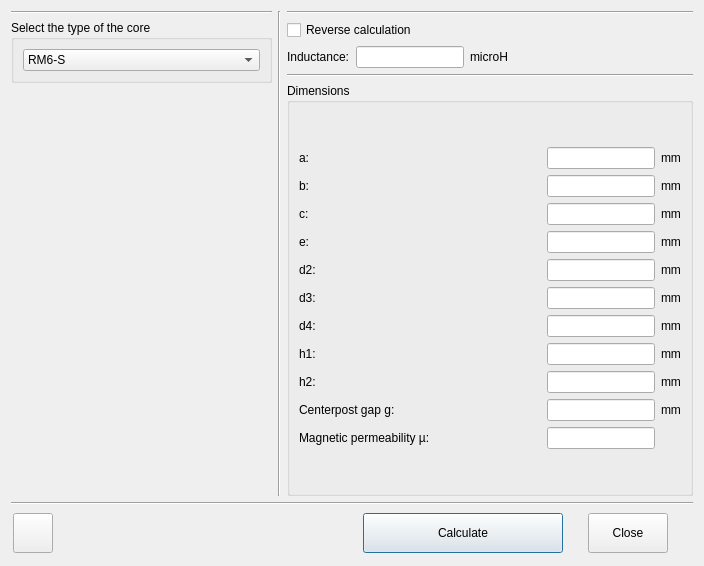
<?xml version="1.0" encoding="UTF-8"?>
<ui version="4.0">
 <class>RMcore</class>
 <widget class="QDialog" name="RMcore">
  <property name="windowModality">
   <enum>Qt::WindowModal</enum>
  </property>
  <property name="geometry">
   <rect>
    <x>0</x>
    <y>0</y>
    <width>704</width>
    <height>566</height>
   </rect>
  </property>
  <property name="sizePolicy">
   <sizepolicy hsizetype="Fixed" vsizetype="Fixed">
    <horstretch>0</horstretch>
    <verstretch>0</verstretch>
   </sizepolicy>
  </property>
  <property name="minimumSize">
   <size>
    <width>704</width>
    <height>566</height>
   </size>
  </property>
  <property name="windowTitle">
   <string>RM core coil</string>
  </property>
  <property name="windowIcon">
   <iconset resource="res.qrc">
    <normaloff>:/menu_ico/res/ico1-rm-core.png</normaloff>:/menu_ico/res/ico1-rm-core.png</iconset>
  </property>
  <property name="locale">
   <locale language="English" country="UnitedStates"/>
  </property>
  <layout class="QVBoxLayout" name="verticalLayout">
   <item>
    <layout class="QHBoxLayout" name="horizontalLayout">
     <item>
      <layout class="QVBoxLayout" name="verticalLayout_5">
       <property name="sizeConstraint">
        <enum>QLayout::SetMinimumSize</enum>
       </property>
       <item>
        <widget class="Line" name="line_4">
         <property name="orientation">
          <enum>Qt::Horizontal</enum>
         </property>
        </widget>
       </item>
       <item>
        <widget class="QGroupBox" name="groupBox">
         <property name="sizePolicy">
          <sizepolicy hsizetype="Preferred" vsizetype="Fixed">
           <horstretch>0</horstretch>
           <verstretch>0</verstretch>
          </sizepolicy>
         </property>
         <property name="title">
          <string>Select the type of the core</string>
         </property>
         <layout class="QVBoxLayout" name="verticalLayout_3">
          <item>
           <widget class="QComboBox" name="comboBox">
            <item>
             <property name="text">
              <string notr="true">RM6-S</string>
             </property>
            </item>
            <item>
             <property name="text">
              <string notr="true">RM6-R</string>
             </property>
            </item>
            <item>
             <property name="text">
              <string notr="true">RM7</string>
             </property>
            </item>
            <item>
             <property name="text">
              <string notr="true">RM4, RM5, RM8, RM10, RM12, RM14</string>
             </property>
            </item>
           </widget>
          </item>
         </layout>
        </widget>
       </item>
       <item>
        <widget class="QLabel" name="image">
         <property name="sizePolicy">
          <sizepolicy hsizetype="Fixed" vsizetype="Preferred">
           <horstretch>0</horstretch>
           <verstretch>0</verstretch>
          </sizepolicy>
         </property>
         <property name="text">
          <string notr="true"/>
         </property>
         <property name="pixmap">
          <pixmap resource="res.qrc">:/images/res/rm-core1.png</pixmap>
         </property>
         <property name="alignment">
          <set>Qt::AlignCenter</set>
         </property>
        </widget>
       </item>
      </layout>
     </item>
     <item>
      <widget class="Line" name="line_2">
       <property name="orientation">
        <enum>Qt::Vertical</enum>
       </property>
      </widget>
     </item>
     <item>
      <layout class="QVBoxLayout" name="verticalLayout_2">
       <item>
        <widget class="Line" name="line">
         <property name="orientation">
          <enum>Qt::Horizontal</enum>
         </property>
        </widget>
       </item>
       <item>
        <widget class="QCheckBox" name="checkBox_isReverce">
         <property name="text">
          <string>Reverse calculation</string>
         </property>
        </widget>
       </item>
       <item>
        <layout class="QGridLayout" name="gridLayout">
         <item row="0" column="0">
          <widget class="QLabel" name="label_N">
           <property name="text">
            <string notr="true">Inductance:</string>
           </property>
           <property name="wordWrap">
            <bool>true</bool>
           </property>
          </widget>
         </item>
         <item row="0" column="1">
          <widget class="QLineEdit" name="lineEdit_N">
           <property name="sizePolicy">
            <sizepolicy hsizetype="Fixed" vsizetype="Fixed">
             <horstretch>0</horstretch>
             <verstretch>0</verstretch>
            </sizepolicy>
           </property>
          </widget>
         </item>
         <item row="0" column="3">
          <spacer name="horizontalSpacer">
           <property name="orientation">
            <enum>Qt::Horizontal</enum>
           </property>
           <property name="sizeHint" stdset="0">
            <size>
             <width>40</width>
             <height>20</height>
            </size>
           </property>
          </spacer>
         </item>
         <item row="0" column="2">
          <widget class="QLabel" name="label_N_m">
           <property name="text">
            <string notr="true">microH</string>
           </property>
          </widget>
         </item>
        </layout>
       </item>
       <item>
        <widget class="Line" name="line_3">
         <property name="orientation">
          <enum>Qt::Horizontal</enum>
         </property>
        </widget>
       </item>
       <item>
        <widget class="QGroupBox" name="groupBox_2">
         <property name="sizePolicy">
          <sizepolicy hsizetype="Expanding" vsizetype="Expanding">
           <horstretch>0</horstretch>
           <verstretch>0</verstretch>
          </sizepolicy>
         </property>
         <property name="title">
          <string>Dimensions</string>
         </property>
         <layout class="QVBoxLayout" name="verticalLayout_4">
          <item>
           <layout class="QGridLayout" name="gridLayout_2">
            <item row="2" column="0">
             <widget class="QLabel" name="label_c">
              <property name="text">
               <string notr="true">c:</string>
              </property>
              <property name="wordWrap">
               <bool>true</bool>
              </property>
             </widget>
            </item>
            <item row="3" column="1">
             <widget class="QLineEdit" name="lineEdit_e">
              <property name="sizePolicy">
               <sizepolicy hsizetype="Fixed" vsizetype="Fixed">
                <horstretch>0</horstretch>
                <verstretch>0</verstretch>
               </sizepolicy>
              </property>
             </widget>
            </item>
            <item row="1" column="1">
             <widget class="QLineEdit" name="lineEdit_b">
              <property name="sizePolicy">
               <sizepolicy hsizetype="Fixed" vsizetype="Fixed">
                <horstretch>0</horstretch>
                <verstretch>0</verstretch>
               </sizepolicy>
              </property>
             </widget>
            </item>
            <item row="3" column="0">
             <widget class="QLabel" name="label_e">
              <property name="text">
               <string notr="true">e:</string>
              </property>
             </widget>
            </item>
            <item row="9" column="0">
             <widget class="QLabel" name="label_g">
              <property name="text">
               <string notr="true">Centerpost gap g:</string>
              </property>
             </widget>
            </item>
            <item row="1" column="0">
             <widget class="QLabel" name="label_b">
              <property name="text">
               <string notr="true">b:</string>
              </property>
              <property name="wordWrap">
               <bool>true</bool>
              </property>
             </widget>
            </item>
            <item row="9" column="1">
             <widget class="QLineEdit" name="lineEdit_g">
              <property name="sizePolicy">
               <sizepolicy hsizetype="Fixed" vsizetype="Fixed">
                <horstretch>0</horstretch>
                <verstretch>0</verstretch>
               </sizepolicy>
              </property>
             </widget>
            </item>
            <item row="4" column="2">
             <widget class="QLabel" name="label_d2m">
              <property name="text">
               <string notr="true">mm</string>
              </property>
             </widget>
            </item>
            <item row="1" column="2">
             <widget class="QLabel" name="label_bm">
              <property name="sizePolicy">
               <sizepolicy hsizetype="Fixed" vsizetype="Preferred">
                <horstretch>0</horstretch>
                <verstretch>0</verstretch>
               </sizepolicy>
              </property>
              <property name="text">
               <string notr="true">mm</string>
              </property>
             </widget>
            </item>
            <item row="4" column="1">
             <widget class="QLineEdit" name="lineEdit_d2">
              <property name="sizePolicy">
               <sizepolicy hsizetype="Fixed" vsizetype="Fixed">
                <horstretch>0</horstretch>
                <verstretch>0</verstretch>
               </sizepolicy>
              </property>
             </widget>
            </item>
            <item row="2" column="2">
             <widget class="QLabel" name="label_cm">
              <property name="sizePolicy">
               <sizepolicy hsizetype="Fixed" vsizetype="Preferred">
                <horstretch>0</horstretch>
                <verstretch>0</verstretch>
               </sizepolicy>
              </property>
              <property name="text">
               <string notr="true">mm</string>
              </property>
             </widget>
            </item>
            <item row="7" column="0">
             <widget class="QLabel" name="label_h1">
              <property name="text">
               <string notr="true">h1:</string>
              </property>
             </widget>
            </item>
            <item row="5" column="0">
             <widget class="QLabel" name="label_d3">
              <property name="text">
               <string notr="true">d3:</string>
              </property>
             </widget>
            </item>
            <item row="5" column="2">
             <widget class="QLabel" name="label_d3m">
              <property name="text">
               <string notr="true">mm</string>
              </property>
             </widget>
            </item>
            <item row="7" column="1">
             <widget class="QLineEdit" name="lineEdit_h1">
              <property name="sizePolicy">
               <sizepolicy hsizetype="Fixed" vsizetype="Fixed">
                <horstretch>0</horstretch>
                <verstretch>0</verstretch>
               </sizepolicy>
              </property>
             </widget>
            </item>
            <item row="7" column="2">
             <widget class="QLabel" name="label_h1m">
              <property name="text">
               <string notr="true">mm</string>
              </property>
             </widget>
            </item>
            <item row="4" column="0">
             <widget class="QLabel" name="label_d2">
              <property name="text">
               <string notr="true">d2:</string>
              </property>
             </widget>
            </item>
            <item row="0" column="2">
             <widget class="QLabel" name="label_am">
              <property name="sizePolicy">
               <sizepolicy hsizetype="Fixed" vsizetype="Preferred">
                <horstretch>0</horstretch>
                <verstretch>0</verstretch>
               </sizepolicy>
              </property>
              <property name="text">
               <string notr="true">mm</string>
              </property>
             </widget>
            </item>
            <item row="3" column="2">
             <widget class="QLabel" name="label_em">
              <property name="text">
               <string notr="true">mm</string>
              </property>
             </widget>
            </item>
            <item row="2" column="1">
             <widget class="QLineEdit" name="lineEdit_c">
              <property name="sizePolicy">
               <sizepolicy hsizetype="Fixed" vsizetype="Fixed">
                <horstretch>0</horstretch>
                <verstretch>0</verstretch>
               </sizepolicy>
              </property>
             </widget>
            </item>
            <item row="9" column="2">
             <widget class="QLabel" name="label_gm">
              <property name="text">
               <string notr="true">mm</string>
              </property>
             </widget>
            </item>
            <item row="0" column="1">
             <widget class="QLineEdit" name="lineEdit_a">
              <property name="sizePolicy">
               <sizepolicy hsizetype="Fixed" vsizetype="Fixed">
                <horstretch>0</horstretch>
                <verstretch>0</verstretch>
               </sizepolicy>
              </property>
             </widget>
            </item>
            <item row="0" column="0">
             <widget class="QLabel" name="label_a">
              <property name="text">
               <string notr="true">a:</string>
              </property>
              <property name="wordWrap">
               <bool>true</bool>
              </property>
             </widget>
            </item>
            <item row="5" column="1">
             <widget class="QLineEdit" name="lineEdit_d3">
              <property name="sizePolicy">
               <sizepolicy hsizetype="Fixed" vsizetype="Fixed">
                <horstretch>0</horstretch>
                <verstretch>0</verstretch>
               </sizepolicy>
              </property>
             </widget>
            </item>
            <item row="10" column="0">
             <widget class="QLabel" name="label_mu">
              <property name="sizePolicy">
               <sizepolicy hsizetype="Preferred" vsizetype="Preferred">
                <horstretch>0</horstretch>
                <verstretch>0</verstretch>
               </sizepolicy>
              </property>
              <property name="text">
               <string notr="true">Magnetic permeability µ:</string>
              </property>
             </widget>
            </item>
            <item row="10" column="1">
             <widget class="QLineEdit" name="lineEdit_mu">
              <property name="sizePolicy">
               <sizepolicy hsizetype="Fixed" vsizetype="Fixed">
                <horstretch>0</horstretch>
                <verstretch>0</verstretch>
               </sizepolicy>
              </property>
             </widget>
            </item>
            <item row="10" column="2">
             <widget class="QLabel" name="label_mum">
              <property name="text">
               <string notr="true"/>
              </property>
             </widget>
            </item>
            <item row="6" column="0">
             <widget class="QLabel" name="label_d4">
              <property name="text">
               <string notr="true">d4:</string>
              </property>
             </widget>
            </item>
            <item row="6" column="2">
             <widget class="QLabel" name="label_d4m">
              <property name="text">
               <string notr="true">mm</string>
              </property>
             </widget>
            </item>
            <item row="6" column="1">
             <widget class="QLineEdit" name="lineEdit_d4">
              <property name="sizePolicy">
               <sizepolicy hsizetype="Fixed" vsizetype="Fixed">
                <horstretch>0</horstretch>
                <verstretch>0</verstretch>
               </sizepolicy>
              </property>
             </widget>
            </item>
            <item row="8" column="0">
             <widget class="QLabel" name="label_h2">
              <property name="text">
               <string notr="true">h2:</string>
              </property>
             </widget>
            </item>
            <item row="8" column="1">
             <widget class="QLineEdit" name="lineEdit_h2">
              <property name="sizePolicy">
               <sizepolicy hsizetype="Fixed" vsizetype="Fixed">
                <horstretch>0</horstretch>
                <verstretch>0</verstretch>
               </sizepolicy>
              </property>
             </widget>
            </item>
            <item row="8" column="2">
             <widget class="QLabel" name="label_h2m">
              <property name="text">
               <string notr="true">mm</string>
              </property>
             </widget>
            </item>
           </layout>
          </item>
         </layout>
        </widget>
       </item>
      </layout>
     </item>
    </layout>
   </item>
   <item>
    <widget class="Line" name="line_5">
     <property name="orientation">
      <enum>Qt::Horizontal</enum>
     </property>
    </widget>
   </item>
   <item>
    <layout class="QHBoxLayout" name="horizontalLayout_2">
     <property name="spacing">
      <number>25</number>
     </property>
     <property name="leftMargin">
      <number>2</number>
     </property>
     <property name="topMargin">
      <number>2</number>
     </property>
     <property name="rightMargin">
      <number>25</number>
     </property>
     <property name="bottomMargin">
      <number>2</number>
     </property>
     <item>
      <widget class="QPushButton" name="pushButton_help">
       <property name="minimumSize">
        <size>
         <width>40</width>
         <height>40</height>
        </size>
       </property>
       <property name="maximumSize">
        <size>
         <width>40</width>
         <height>40</height>
        </size>
       </property>
       <property name="toolTip">
        <string>Context help</string>
       </property>
       <property name="text">
        <string/>
       </property>
       <property name="icon">
        <iconset resource="res.qrc">
         <normaloff>:/menu_ico/res/icons8-help-32.png</normaloff>:/menu_ico/res/icons8-help-32.png</iconset>
       </property>
       <property name="autoDefault">
        <bool>false</bool>
       </property>
      </widget>
     </item>
     <item>
      <spacer name="horizontalSpacer_2">
       <property name="orientation">
        <enum>Qt::Horizontal</enum>
       </property>
       <property name="sizeHint" stdset="0">
        <size>
         <width>40</width>
         <height>20</height>
        </size>
       </property>
      </spacer>
     </item>
     <item>
      <widget class="QPushButton" name="pushButton_calculate">
       <property name="minimumSize">
        <size>
         <width>200</width>
         <height>40</height>
        </size>
       </property>
       <property name="text">
        <string>Calculate</string>
       </property>
       <property name="icon">
        <iconset resource="res.qrc">
         <normaloff>:/menu_ico/res/icons8-enter-key-64.png</normaloff>:/menu_ico/res/icons8-enter-key-64.png</iconset>
       </property>
       <property name="shortcut">
        <string notr="true">Enter</string>
       </property>
       <property name="autoDefault">
        <bool>false</bool>
       </property>
       <property name="default">
        <bool>true</bool>
       </property>
      </widget>
     </item>
     <item>
      <widget class="QPushButton" name="pushButton_close">
       <property name="minimumSize">
        <size>
         <width>0</width>
         <height>40</height>
        </size>
       </property>
       <property name="text">
        <string>Close</string>
       </property>
       <property name="icon">
        <iconset resource="res.qrc">
         <normaloff>:/menu_ico/res/icons8-unavailable-32.png</normaloff>:/menu_ico/res/icons8-unavailable-32.png</iconset>
       </property>
       <property name="shortcut">
        <string notr="true">Esc</string>
       </property>
       <property name="autoDefault">
        <bool>false</bool>
       </property>
      </widget>
     </item>
    </layout>
   </item>
  </layout>
 </widget>
 <tabstops>
  <tabstop>checkBox_isReverce</tabstop>
  <tabstop>lineEdit_N</tabstop>
  <tabstop>lineEdit_a</tabstop>
  <tabstop>lineEdit_b</tabstop>
  <tabstop>lineEdit_c</tabstop>
  <tabstop>lineEdit_e</tabstop>
  <tabstop>lineEdit_d2</tabstop>
  <tabstop>lineEdit_d3</tabstop>
  <tabstop>lineEdit_d4</tabstop>
  <tabstop>lineEdit_h1</tabstop>
  <tabstop>lineEdit_h2</tabstop>
  <tabstop>lineEdit_g</tabstop>
  <tabstop>lineEdit_mu</tabstop>
  <tabstop>pushButton_calculate</tabstop>
  <tabstop>pushButton_close</tabstop>
  <tabstop>pushButton_help</tabstop>
 </tabstops>
 <resources>
  <include location="res.qrc"/>
 </resources>
 <connections/>
</ui>
